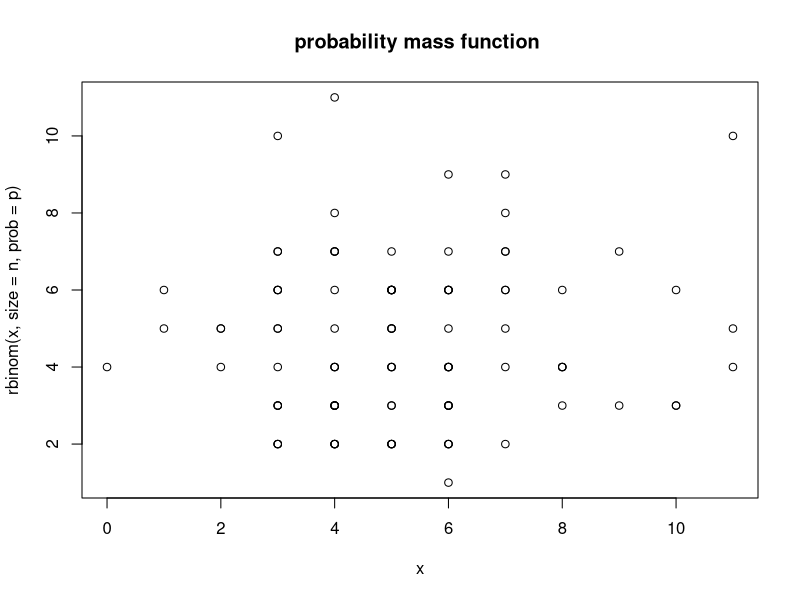
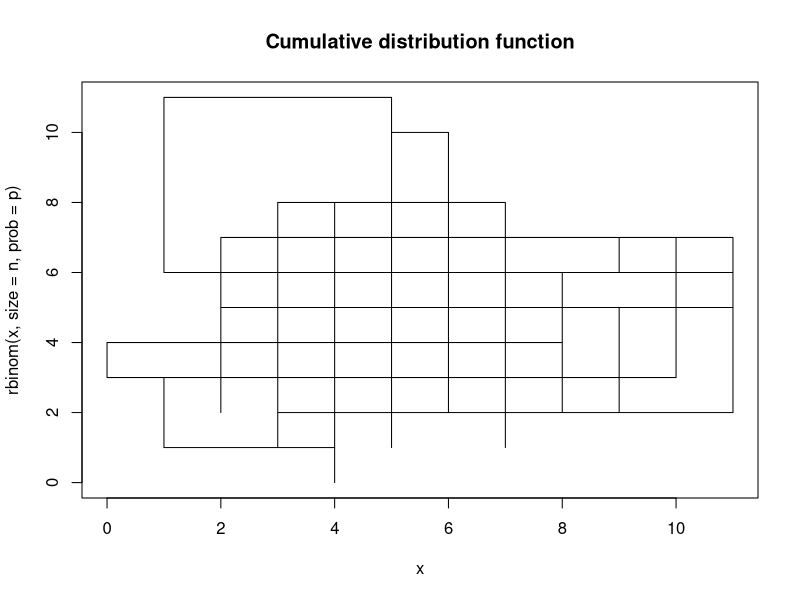
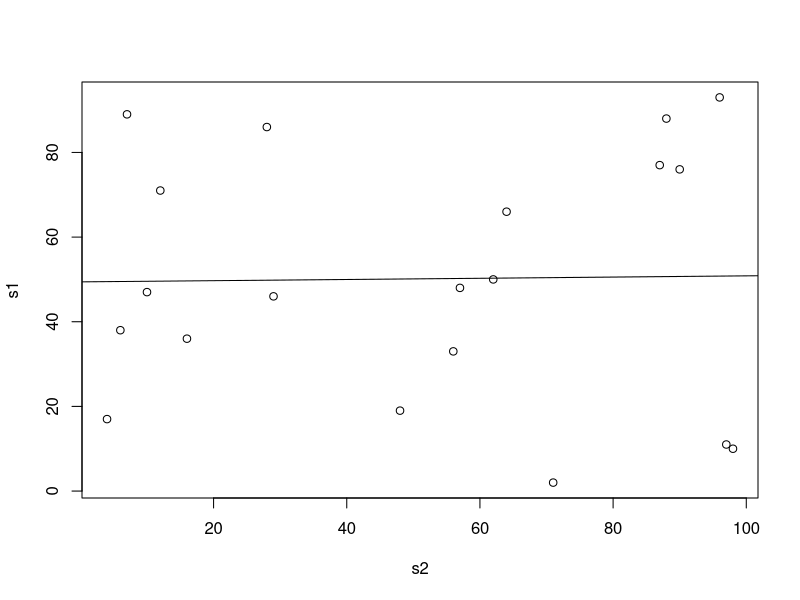
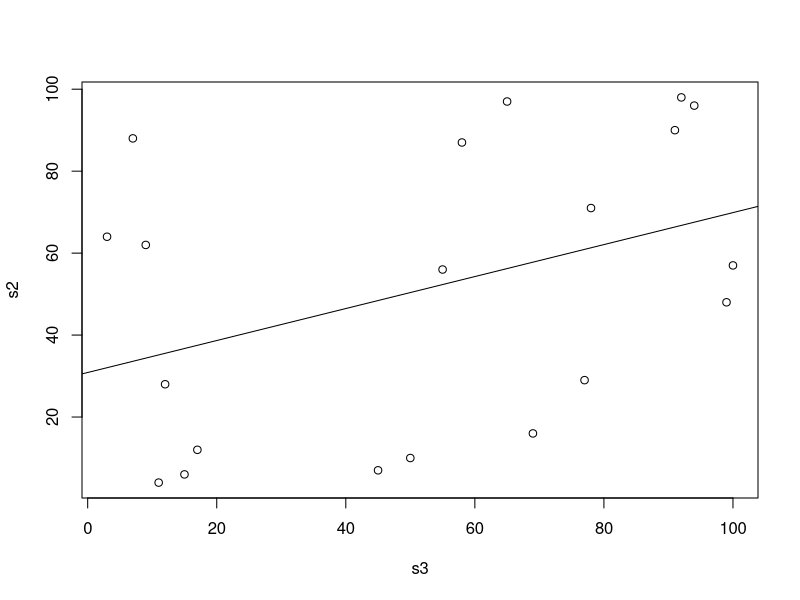
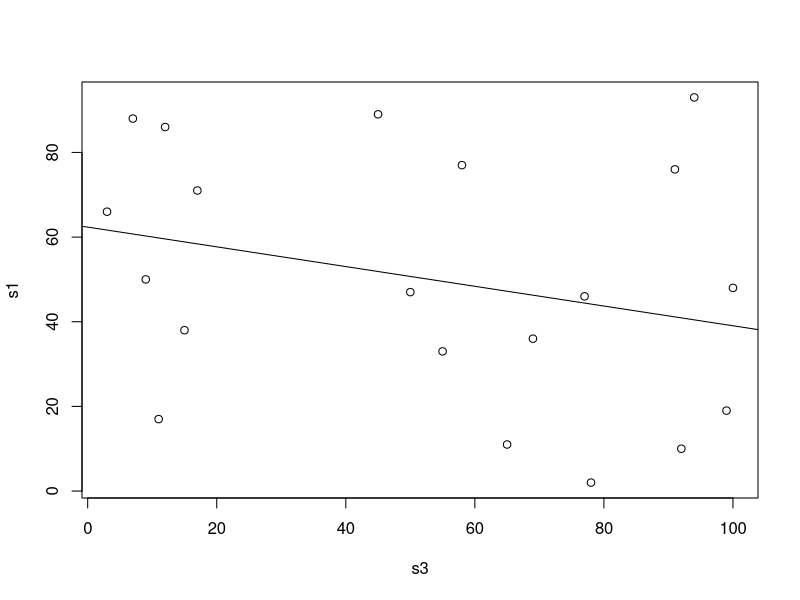

These charts were generated, in order, by the following R code:
#Q1
n <- 100
p <- 0.05
x <- rbinom(n,size=n,prob=p)
x
plot(x,rbinom(x,size=n,prob=p),main="probability mass function ")
plot(x, rbinom(x, size = n, prob = p), type="s", main = "Cumulative distribution function")

#Q2
x1<-1:100
x2<-1:100
x3<-1:100
sample(x1)
sample(x2)
sample(x3)
set.seed(3)
sample(x1, size=20, replace=FALSE)
sample(x2, size=20, replace=FALSE)
sample(x3, size=20, replace=FALSE)
df<-data.frame(s1<-sample(x1, size=20, replace=FALSE),s2<-sample(x3, size=20, replace=FALSE),s3<-sample(x3, size=20, replace=FALSE))
df
cor(df$s1,df$s2)
cor(df$s2,df$s3)
cor(df$s1,df$s3)
lm(s1 ~ s2)
plot(s1~s2)
abline(lm(s1 ~ s2))
lm(s2 ~ s3)
plot(s2~s3)
abline(lm(s2 ~ s3))
lm(s1 ~ s3)
plot(s1~s3)
abline(lm(s1 ~ s3))